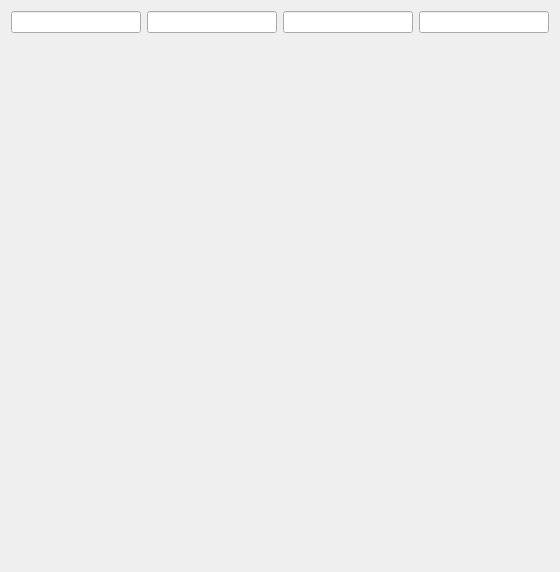
<?xml version="1.0" encoding="UTF-8"?>
<ui version="4.0">
 <class>Dialog</class>
 <widget class="QDialog" name="Dialog">
  <property name="geometry">
   <rect>
    <x>0</x>
    <y>0</y>
    <width>560</width>
    <height>572</height>
   </rect>
  </property>
  <property name="windowTitle">
   <string>Dialog</string>
  </property>
  <layout class="QVBoxLayout" name="verticalLayout">
   <item>
    <layout class="QHBoxLayout" name="horizontalLayout">
     <item>
      <widget class="QLineEdit" name="le_3"/>
     </item>
     <item>
      <widget class="QLineEdit" name="le_4"/>
     </item>
     <item>
      <widget class="QLineEdit" name="le_2"/>
     </item>
     <item>
      <widget class="QLineEdit" name="le_1"/>
     </item>
    </layout>
   </item>
   <item>
    <widget class="QWidget" name="plotWindow" native="true">
     <layout class="QVBoxLayout" name="plotLayout"/>
    </widget>
   </item>
  </layout>
 </widget>
 <resources/>
 <connections/>
</ui>
